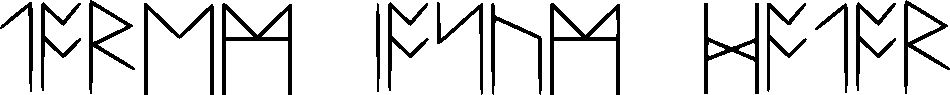
#> input picture lab_5/str.bmp, 950 x 95 px
$ python main.py
#> lines starting #> are read from the running program, lines starting #| are printed output that depends on the picture; after the words box and inside, x2 and y2 are one past the last pixel; in counts of white or black regions, pixels touching at a corner belong together
from PIL import Image, ImageDraw, ImageFont
from lab_1.main import binarize, grayscale
from lab_4.main import crop_letter
import scipy.interpolate as interpolate
import numpy as np
import matplotlib.pyplot as plt
from matplotlib.collections import PatchCollection
import matplotlib.patches as patches

name = 'str'

img = Image.open(f'./{name}.bmp')
#> img is the input picture: PIL image 950x95 1; 86.8% white; 15 black regions, largest, box (x1, y1, x2, y2) and area: (222, 3, 292, 95) 1326, (550, 3, 620, 95) 1312, (704, 3, 759, 94) 1117
im_array = (np.invert(np.array(img))).astype(int)
# crop_letter(binarize(grayscale(img, True))).save('./str2.bmp')  # initial crop

'''
def profile(img: Image, name):
    w, h = img.size
    image_array = (np.invert(np.array(img))).astype(int)

    projection_y = [sum(row) for row in image_array]

    plt.plot(projection_y, np.arange(0, len(image_array)))
    plt.yticks(np.arange(0, len(image_array), 10.0))
    plt.xticks(np.arange(min(projection_y), max(projection_y) + 1, 30.0))
    plt.gca().invert_yaxis()  # flipping over y axis
    plt.title('horizontal')
    # plt.savefig('./str_horiz.png')
    plt.show()

    projection_x = [sum(row) for row in np.transpose(image_array)]
    # plt.plot(np.arange(0, len(image_array[0])), projection_x)
    plt.xticks(np.arange(0, len(image_array[0]), 50.0))
    plt.yticks(np.arange(min(projection_x), max(projection_x) + 1, 2.0))
    plt.title('vertical')
    fig = plt.figure(figsize=(96, 9.6))
    ax = fig.add_subplot(111)
    ax.plot(np.arange(0, len(image_array[0])), projection_x)
    plt.tight_layout()
    plt.savefig('./str_vert_long.png')
    plt.show()


profile(img, 'str')
'''

vert_hist = np.sum(im_array, axis=0)
#> vert_hist = 950 values, max 94 at index 90, min 0 at index 33, mean 12.58
print(len(vert_hist))
#| 950
plt.bar(list(range(0, len(vert_hist))), vert_hist)
plt.yticks(np.arange(0, max(vert_hist), 5.0))
plt.title('normal vertical')
plt.savefig(f'./{name}_vert.png')
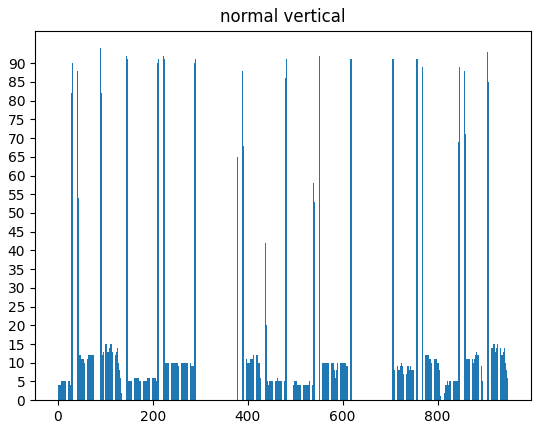
#> figure drawn by matplotlib, 1 panel
plt.close()

horiz_hist = im_array.shape[1] - np.sum(img, axis=1)
#> horiz_hist = 95 values, max 277 at index 40, min 3 at index 0, mean 125.8
print(len(horiz_hist))
#| 95
plt.barh(list(range(0, len(horiz_hist))), horiz_hist)
plt.gca().invert_yaxis()
plt.tight_layout()
plt.title('normal horizontal')
plt.savefig(f'./{name}_horiz.png')
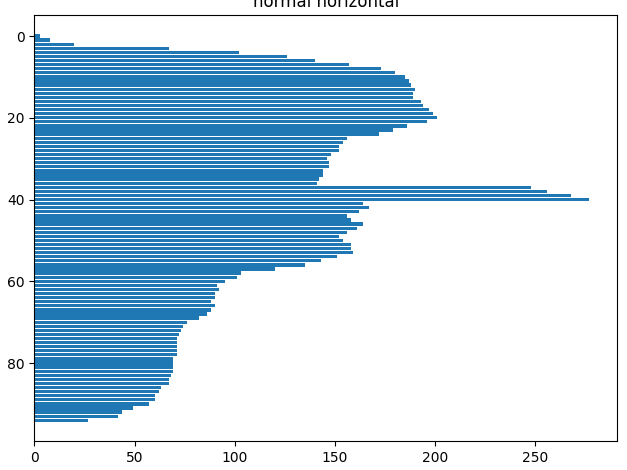
#> figure drawn by matplotlib, 1 panel
plt.close()

def segmentize(img_array, name):
#> called with name = 'str'
    h, w = img_array.shape
#> h = 95; w = 950
    position = []
    wstart, wend, w_start, w_end = 0, 0, 0, 0
    vertical_hist = np.sum(img_array, axis=0)
#> vertical_hist has the same summary as vert_hist outside segmentize
    vert_len = len(vertical_hist)
#> vert_len = 950
    for i in range(vert_len):
        if vertical_hist[i] > 0 and wstart == 0:
            w_start = i
            wstart = 1
            wend = 0
        if vertical_hist[i] == 0 and wstart == 1:
            w_end = i
            wstart = 0
            wend = 1
        # Save coordinates when start and end points are confirmed
        if wend == 1:
            position.append([max(0, w_start), min(w_end, w)])
            wend = 0
#> after the loop, position = [[0, 33], [41, 81], [89, 135], [144, 214], [222, 292], [376, 380], [388, 429], [437, 483], [491, 542], [550, 620], [704, 759], [767, 807], [815, 848], [856, 896]]; w_end = 896; w_start = 904; wend = 0; wstart = 1
    if wstart == 1:
        position.append([max(0, w_start),  w])
        wend = 0
    print(len(position))
#| 15
    letter_boxes = []
    for p in position:
        letter_boxes.append(patches.Rectangle((p[0], 0), p[1]-p[0], h, fill=False, linewidth=1, edgecolor='g', facecolor='none'))
        print(p)
#> this loop made 15 passes
#| [0, 33]
#| [41, 81]
#| [89, 135]
#| [144, 214]
#| [222, 292]
#| [376, 380]
#| [388, 429]
#| [437, 483]
#> (further printed lines are left out)
#> after the loop, letter_boxes = 15 items
    # Create figure and axes
    fig, ax = plt.subplots()
    ax.imshow(img)
    # Add the patch to the Axes
#> (the run stopped early here; a loop or call above may not have finished)
